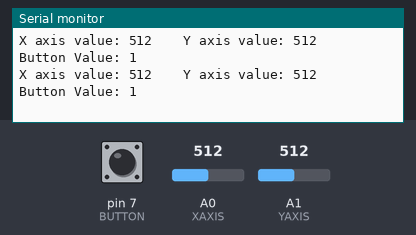
Simulated run of this sketch. Board: Arduino Uno, built with avr-gcc and run on an emulated ATmega328P. Parts: the last lines printed to the serial monitor. Inputs (shaded band) come from the test bench; at power-on: A0 (XAXIS) = 512, A1 (YAXIS) = 512, pin 7 (BUTTON) HIGH.

Above: at 1.2 s.
1.3 s: A0 (XAXIS) set to 105
At 1.35 s:
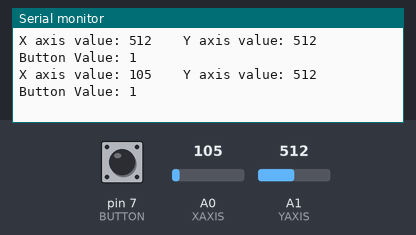
4.3 s: A0 (XAXIS) set to 89
At 4.35 s:
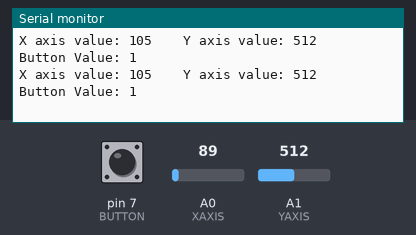
7.3 s: A1 (YAXIS) set to 104
At 7.31 s:
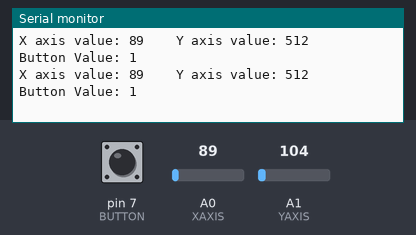
10.3 s: A1 (YAXIS) set to 89
At 10.33 s:
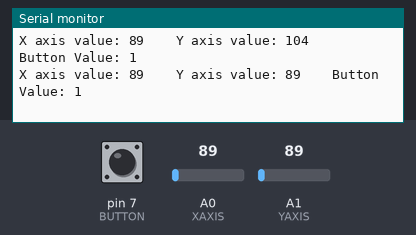
Timing chart, 0 to 13.3 s (numbered marks = the images above; inputs shaded):
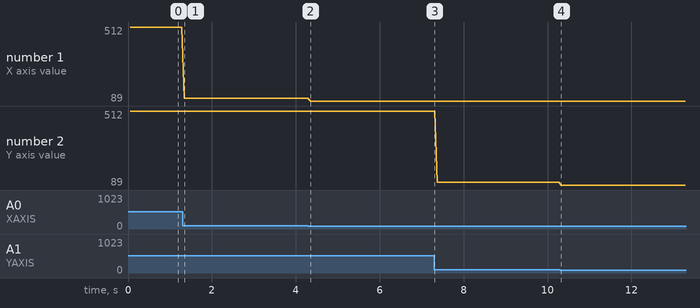

The sketch:

BASIC_POT.ino
```cpp
//The Arduino will use the Analog inputs to read in the x and y of the joystick and display the value
//also using a digital IO we will read the button press.
//Scott Thomas
//48985

#define XAXIS  A0   // defines the input pin for the potentiometer X axis
#define YAXIS  A1   // defines the input pin for the potentiometer Y axis
#define BUTTON 7    // defines the input pin for the center push button
int ButtonVal = 0; //stor the value of the Button 1 or 0
int Xvalue = 0;    //store the x value of the POT 0 - 1023   10 bit ADC   so (2^10)-1 = 1023
int Yvalue = 0;   //store the Y value of the POT 0 - 1023

void setup() {
  Serial.begin(9600); //set up comport to spit out the values
  Serial.println("We will Read the joystick and return the RAW values");

  pinMode(BUTTON, INPUT_PULLUP);    // sets the pin used for the button as an input with an internal pullup
}

void loop() {
  // read the value from the sensor:
  Xvalue = analogRead(XAXIS);
  Yvalue = analogRead(YAXIS);
  ButtonVal = digitalRead(BUTTON);

   Serial.print("X axis value: ");
   Serial.print(Xvalue);
   Serial.print("    Y axis value: ");
   Serial.print(Yvalue);
   Serial.print("    Button Value: ");
   Serial.println(ButtonVal);

  delay(50);
}
```

Measured:
- after the input at 1.3 s, the serial monitor: prints a new line at once (image 1)
- after the input at 10.3 s, the serial monitor: prints a new line at once (image 4)
- plotted number 1: 512 → 105 after the input at 1.3 s, 105 → 89 after the input at 4.3 s
- plotted number 2: 512 → 104 after the input at 7.3 s
